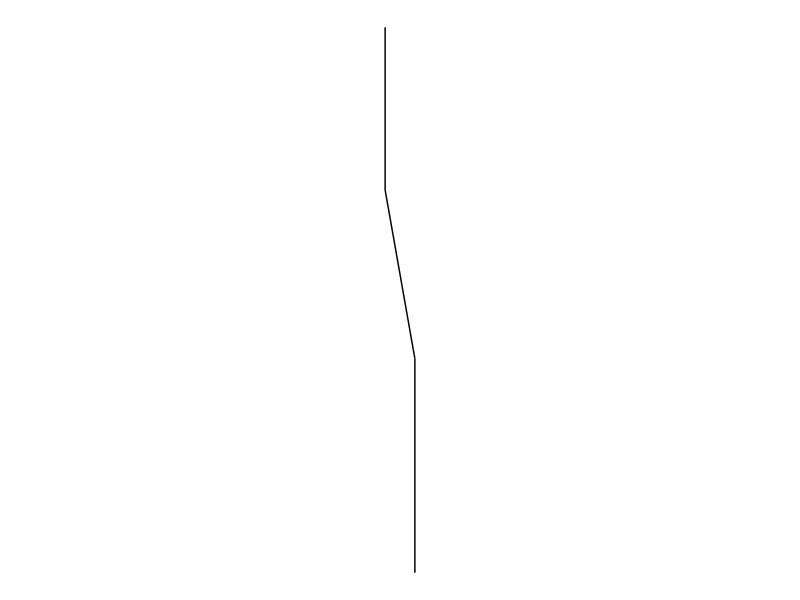

Write R code to recreate this figure.

library(tidyverse)


# helper functions --------------------------------------------------------

radians <- function(degree) {
  2 * pi * degree / 360
}

adjust_scale <- function(s, scales) {
  s * sample(x = scales, size = length(s), replace = TRUE)
}

adjust_angle <- function(a, angles) {
  a + sample(x = angles, size = length(a), replace = TRUE)
}

adjust_x <- function(x, scale, angle) {
  x + scale * cos(radians(angle))
}

adjust_y <- function(y, scale, angle) {
  y + scale * sin(radians(angle))
}




# ashtree functions -------------------------------------------------------

grow_sapling <- function() {
  
  sapling <- tibble(
    old_x = 0,  # sapling grows from the origin
    old_y = 0,  # sapling grows from the origin
    new_x = 0,  # sapling doesn't grow horizontally
    new_y = 1,  # sapling does grow vertically
    angle = 90, # angle from horizontal is 90 degrees
    scale = 1,  # length of the sapling is 1
  )
  return(sapling)
}

grow_from <- function(tips) {
  
  # parameter values
  all_scales <- c(.8, .9, .95)
  all_angles <- c(-10, -5, 5, 10, 20, 25)
  
  # mutate the tips tibble
  new_growth <- tips %>%
    mutate(
      scale = adjust_scale(scale, all_scales),      # change segment length
      angle = adjust_angle(angle, all_angles),      # change segment angle
      old_x = new_x,                                # begin where last seg ended
      old_y = new_y,                                # begin where last seg ended
      new_x = adjust_x(old_x, scale, angle),        # end where this seg ends!
      new_y = adjust_y(old_y, scale, angle)         # end where this seg ends!
    )
  return(new_growth)
}





# do stuff ----------------------------------------------------------------

set.seed(1)

# STAGE 6: let's call our new functions over and over...

# initialise
tree <- grow_sapling()
tips <- tree

# grow once
tips <- grow_from(tips)
tree <- bind_rows(tree, tips)

# grow again
tips <- grow_from(tips)
tree <- bind_rows(tree, tips)




pic <- ggplot(
  data = tree,
  mapping = aes(
    x = old_x, 
    y = old_y, 
    xend = new_x, 
    yend = new_y
  )
) + 
  geom_segment(show.legend = FALSE) + 
  theme_void() + 
  coord_equal()

plot(pic)
